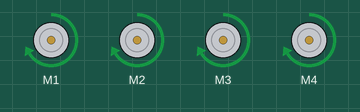
Simulated run of this sketch. Board: Arduino Uno, built with avr-gcc and run on an emulated ATmega328P. Parts: 4 × DC motor (green arrow = forward, orange = backward, longer = faster).

Above: at 0.1 s.
Timing chart, 0 to 1.6 s (numbered marks = the images above):
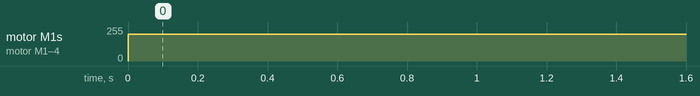

The sketch:

TestMotor.ino
```cpp
#include <AFMotor.h>

AF_DCMotor motor1(1, MOTOR12_64KHZ);
AF_DCMotor motor2(2, MOTOR12_64KHZ);
AF_DCMotor motor3(3, MOTOR34_64KHZ);
AF_DCMotor motor4(4, MOTOR34_64KHZ);

byte targetSpeedL = 0;
byte targetSpeedR = 0;
byte targetDirL = 1;  //1 = forward, 0 = backward
byte targetDirR = 1;  //1 = forward, 0 = backward

void setup() {
  // put your setup code here, to run once:
  motor1.setSpeed(200);
  motor2.setSpeed(200);
  motor1.run(FORWARD);
  motor2.run(FORWARD);

  motor3.setSpeed(200);
  motor4.setSpeed(200);
  motor3.run(FORWARD);
  motor4.run(FORWARD);
}

void loop() {
  // put your main code here, to run repeatedly:

}
```

Measured:
- by itself, motor M1–4: stopped → forward 200/255 at 0.00 s
